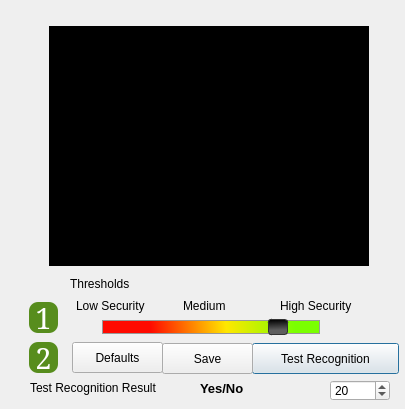
<?xml version="1.0" encoding="UTF-8"?>
<ui version="4.0">
 <class>faceTrainerAdvSettings</class>
 <widget class="QDialog" name="faceTrainerAdvSettings">
  <property name="windowModality">
   <enum>Qt::WindowModal</enum>
  </property>
  <property name="enabled">
   <bool>true</bool>
  </property>
  <property name="geometry">
   <rect>
    <x>0</x>
    <y>0</y>
    <width>405</width>
    <height>409</height>
   </rect>
  </property>
  <property name="minimumSize">
   <size>
    <width>405</width>
    <height>409</height>
   </size>
  </property>
  <property name="maximumSize">
   <size>
    <width>405</width>
    <height>409</height>
   </size>
  </property>
  <property name="windowTitle">
   <string>Advanced Settings</string>
  </property>
  <property name="windowIcon">
   <iconset>
    <normaloff>:/data/ui/images/pfa-logo.png</normaloff>:/data/ui/images/pfa-logo.png</iconset>
  </property>
  <widget class="QLabel" name="label">
   <property name="geometry">
    <rect>
     <x>70</x>
     <y>276</y>
     <width>91</width>
     <height>16</height>
    </rect>
   </property>
   <property name="text">
    <string>Thresholds</string>
   </property>
   <property name="scaledContents">
    <bool>true</bool>
   </property>
  </widget>
  <widget class="QLabel" name="label_2">
   <property name="geometry">
    <rect>
     <x>76</x>
     <y>296</y>
     <width>94</width>
     <height>20</height>
    </rect>
   </property>
   <property name="text">
    <string>Low Security</string>
   </property>
   <property name="scaledContents">
    <bool>true</bool>
   </property>
  </widget>
  <widget class="QLabel" name="label_4">
   <property name="geometry">
    <rect>
     <x>280</x>
     <y>296</y>
     <width>93</width>
     <height>20</height>
    </rect>
   </property>
   <property name="text">
    <string>High Security</string>
   </property>
   <property name="scaledContents">
    <bool>true</bool>
   </property>
  </widget>
  <widget class="QGraphicsView" name="webcamPreview">
   <property name="geometry">
    <rect>
     <x>49</x>
     <y>26</y>
     <width>320</width>
     <height>240</height>
    </rect>
   </property>
   <property name="maximumSize">
    <size>
     <width>320</width>
     <height>240</height>
    </size>
   </property>
   <property name="styleSheet">
    <string>background-color: rgb(0, 0, 0);</string>
   </property>
   <property name="frameShape">
    <enum>QFrame::NoFrame</enum>
   </property>
   <property name="frameShadow">
    <enum>QFrame::Plain</enum>
   </property>
   <property name="lineWidth">
    <number>0</number>
   </property>
   <property name="sceneRect">
    <rectf>
     <x>0.000000000000000</x>
     <y>0.000000000000000</y>
     <width>320.000000000000000</width>
     <height>240.000000000000000</height>
    </rectf>
   </property>
  </widget>
  <widget class="QPushButton" name="pb_tr">
   <property name="enabled">
    <bool>true</bool>
   </property>
   <property name="geometry">
    <rect>
     <x>252</x>
     <y>343</y>
     <width>147</width>
     <height>31</height>
    </rect>
   </property>
   <property name="text">
    <string>Test Recognition</string>
   </property>
  </widget>
  <widget class="QLabel" name="result">
   <property name="geometry">
    <rect>
     <x>200</x>
     <y>380</y>
     <width>61</width>
     <height>16</height>
    </rect>
   </property>
   <property name="font">
    <font>
     <pointsize>10</pointsize>
     <weight>75</weight>
     <bold>true</bold>
    </font>
   </property>
   <property name="text">
    <string>Yes/No</string>
   </property>
   <property name="scaledContents">
    <bool>true</bool>
   </property>
  </widget>
  <widget class="QLabel" name="result_2">
   <property name="geometry">
    <rect>
     <x>30</x>
     <y>380</y>
     <width>156</width>
     <height>16</height>
    </rect>
   </property>
   <property name="text">
    <string>Test Recognition Result</string>
   </property>
   <property name="scaledContents">
    <bool>true</bool>
   </property>
  </widget>
  <widget class="QLabel" name="lbl_number_4">
   <property name="geometry">
    <rect>
     <x>29</x>
     <y>302</y>
     <width>29</width>
     <height>31</height>
    </rect>
   </property>
   <property name="minimumSize">
    <size>
     <width>0</width>
     <height>0</height>
    </size>
   </property>
   <property name="font">
    <font>
     <family>Serif</family>
     <pointsize>22</pointsize>
     <weight>50</weight>
     <italic>false</italic>
     <bold>false</bold>
    </font>
   </property>
   <property name="autoFillBackground">
    <bool>false</bool>
   </property>
   <property name="styleSheet">
    <string notr="true">background-color: rgb(87, 141, 29);
border-width:5px;
border-radius:9px;
color: rgb(255,255,255);
font: 22pt &quot;Serif&quot;;
</string>
   </property>
   <property name="text">
    <string>1</string>
   </property>
   <property name="textFormat">
    <enum>Qt::PlainText</enum>
   </property>
   <property name="alignment">
    <set>Qt::AlignCenter</set>
   </property>
  </widget>
  <widget class="QLabel" name="lbl_number_5">
   <property name="geometry">
    <rect>
     <x>29</x>
     <y>342</y>
     <width>29</width>
     <height>31</height>
    </rect>
   </property>
   <property name="minimumSize">
    <size>
     <width>0</width>
     <height>0</height>
    </size>
   </property>
   <property name="font">
    <font>
     <family>Serif</family>
     <pointsize>22</pointsize>
     <weight>50</weight>
     <italic>false</italic>
     <bold>false</bold>
    </font>
   </property>
   <property name="autoFillBackground">
    <bool>false</bool>
   </property>
   <property name="styleSheet">
    <string notr="true">background-color: rgb(87, 141, 29);
border-width:5px;
border-radius:9px;
color: rgb(255,255,255);
font: 22pt &quot;Serif&quot;;
</string>
   </property>
   <property name="text">
    <string>2</string>
   </property>
   <property name="textFormat">
    <enum>Qt::PlainText</enum>
   </property>
   <property name="alignment">
    <set>Qt::AlignCenter</set>
   </property>
  </widget>
  <widget class="QPushButton" name="pb_save">
   <property name="enabled">
    <bool>true</bool>
   </property>
   <property name="geometry">
    <rect>
     <x>162</x>
     <y>343</y>
     <width>91</width>
     <height>31</height>
    </rect>
   </property>
   <property name="text">
    <string>Save</string>
   </property>
  </widget>
  <widget class="QPushButton" name="pb_restore">
   <property name="enabled">
    <bool>true</bool>
   </property>
   <property name="geometry">
    <rect>
     <x>72</x>
     <y>342</y>
     <width>91</width>
     <height>31</height>
    </rect>
   </property>
   <property name="text">
    <string>Defaults</string>
   </property>
  </widget>
  <widget class="QSlider" name="percentage">
   <property name="geometry">
    <rect>
     <x>102</x>
     <y>312</y>
     <width>218</width>
     <height>31</height>
    </rect>
   </property>
   <property name="styleSheet">
    <string> QSlider::groove:horizontal {
	 
     border: 1px solid #999999;
     height: 12px; /* the groove expands to the size of the slider by default. by giving it a height, it has a fixed size */
     background: qlineargradient(spread:pad, x1:0.222, y1:0.591318, x2:0.928, y2:0.585, stop:0 rgba(255, 10, 0, 255), stop:0.494444 rgba(255, 231, 0, 255), stop:0.938889 rgba(122, 255, 0, 255));
     margin: 2px 0;
 }

 QSlider::handle:horizontal {
     background:  qlineargradient(spread:pad, x1:0.389, y1:0, x2:0.422, y2:0.698682, stop:0 rgba(0, 0, 0, 255), stop:1 rgba(94, 94, 94, 255));
     border: 1px solid #333333;
     width: 18px;
     margin: -2px 0; /* handle is placed by default on the contents rect of the groove. Expand outside the groove */
     border-radius: 3px;
 }

</string>
   </property>
   <property name="minimum">
    <number>1</number>
   </property>
   <property name="maximum">
    <number>90</number>
   </property>
   <property name="value">
    <number>76</number>
   </property>
   <property name="tracking">
    <bool>true</bool>
   </property>
   <property name="orientation">
    <enum>Qt::Horizontal</enum>
   </property>
   <property name="invertedAppearance">
    <bool>false</bool>
   </property>
   <property name="invertedControls">
    <bool>false</bool>
   </property>
   <property name="tickPosition">
    <enum>QSlider::TicksAbove</enum>
   </property>
   <property name="tickInterval">
    <number>10</number>
   </property>
  </widget>
  <widget class="QLabel" name="label_5">
   <property name="geometry">
    <rect>
     <x>183</x>
     <y>296</y>
     <width>51</width>
     <height>20</height>
    </rect>
   </property>
   <property name="text">
    <string>Medium</string>
   </property>
   <property name="scaledContents">
    <bool>true</bool>
   </property>
  </widget>
  <widget class="QSpinBox" name="spinBox">
   <property name="geometry">
    <rect>
     <x>330</x>
     <y>380</y>
     <width>60</width>
     <height>21</height>
    </rect>
   </property>
   <property name="singleStep">
    <number>10</number>
   </property>
   <property name="value">
    <number>20</number>
   </property>
  </widget>
 </widget>
 <resources/>
 <connections/>
</ui>
